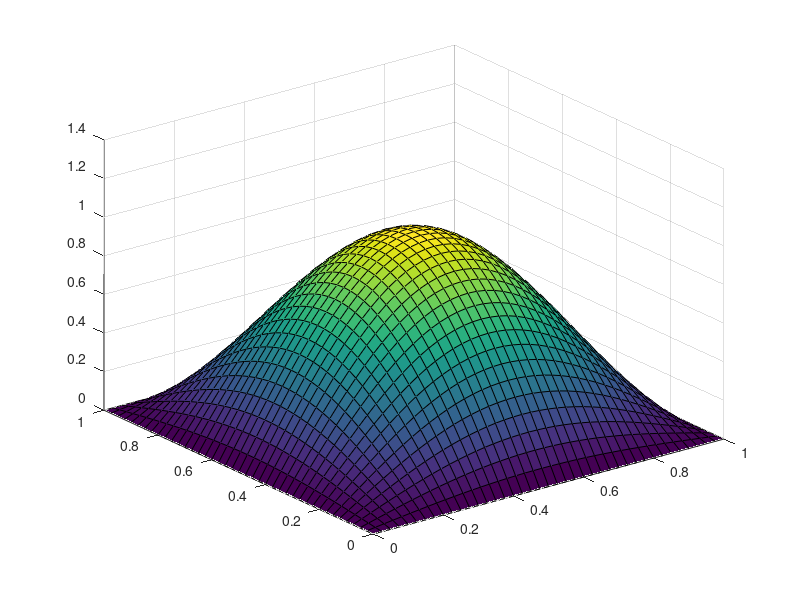

MATLAB code to generate this figure:
x = 0:1/40:1;
y = 0:1/40:1;
[X, Y] = meshgrid(x, y);
u = [0 , 0 , 0 , 0 , 0 , 0 , 0 , 0 , 0 , 0 , 0 , 0 , 0 , 0 , 0 , 0 , 0 , 0 , 0 , 0 , 0 , 0 , 0 , 0 , 0 , 0 , 0 , 0 , 0 , 0 , 0 , 0 , 0 , 0 , 0 , 0 , 0 , 0 , 0 , 0 , 0 , ;
0 , 0.0061585 , 0.0122765 , 0.018319 , 0.0242481 , 0.0300279 , 0.0356224 , 0.0409974 , 0.0461196 , 0.0509574 , 0.0554811 , 0.0596627 , 0.0634765 , 0.0668988 , 0.0699089 , 0.0724877 , 0.0746199 , 0.0762917 , 0.0774935 , 0.0782172 , 0.0784589 , 0.0782166 , 0.0774925 , 0.0762902 , 0.0746179 , 0.0724852 , 0.069906 , 0.0668953 , 0.0634728 , 0.0596583 , 0.0554766 , 0.0509523 , 0.0461145 , 0.0409917 , 0.0356168 , 0.0300218 , 0.0242422 , 0.0183127 , 0.0122708 , 0.00615311 , 9.60847e-18 , ;
0 , 0.0122765 , 0.0244675 , 0.0365207 , 0.0483372 , 0.0598666 , 0.0710164 , 0.0817384 , 0.091947 , 0.101597 , 0.110614 , 0.118955 , 0.126556 , 0.133383 , 0.139383 , 0.144527 , 0.148778 , 0.152112 , 0.154509 , 0.155952 , 0.156435 , 0.155952 , 0.15451 , 0.152111 , 0.14878 , 0.144526 , 0.139387 , 0.133381 , 0.126561 , 0.118952 , 0.110619 , 0.101594 , 0.0919538 , 0.0817349 , 0.0710239 , 0.0598629 , 0.0483452 , 0.0365169 , 0.0244762 , 0.0122708 , 1.91577e-17 , ;
0 , 0.018319 , 0.0365207 , 0.0544996 , 0.0721403 , 0.0893383 , 0.105984 , 0.121977 , 0.137217 , 0.151612 , 0.165072 , 0.177515 , 0.188862 , 0.199046 , 0.208002 , 0.215676 , 0.22202 , 0.226995 , 0.230571 , 0.232725 , 0.233445 , 0.232724 , 0.23057 , 0.226994 , 0.222019 , 0.215673 , 0.208 , 0.199042 , 0.18886 , 0.17751 , 0.165069 , 0.151608 , 0.137214 , 0.121972 , 0.10598 , 0.0893323 , 0.0721366 , 0.0544934 , 0.0365169 , 0.0183127 , 2.85888e-17 , ;
0 , 0.0242481 , 0.0483372 , 0.0721403 , 0.0954882 , 0.118257 , 0.140288 , 0.161462 , 0.181633 , 0.200692 , 0.218506 , 0.234979 , 0.249999 , 0.263481 , 0.275336 , 0.285495 , 0.293893 , 0.300479 , 0.305214 , 0.308064 , 0.309019 , 0.308064 , 0.305215 , 0.300478 , 0.293896 , 0.285493 , 0.27534 , 0.263479 , 0.250004 , 0.234977 , 0.218512 , 0.200689 , 0.18164 , 0.161459 , 0.140295 , 0.118254 , 0.0954959 , 0.0721366 , 0.0483452 , 0.0242422 , 3.78437e-17 , ;
0 , 0.0300279 , 0.0598666 , 0.0893383 , 0.118257 , 0.146449 , 0.173736 , 0.199953 , 0.224937 , 0.248534 , 0.270599 , 0.290996 , 0.309598 , 0.326292 , 0.340974 , 0.353553 , 0.363953 , 0.372109 , 0.377972 , 0.381502 , 0.382683 , 0.381502 , 0.377971 , 0.372108 , 0.363952 , 0.353551 , 0.340972 , 0.326288 , 0.309596 , 0.290992 , 0.270596 , 0.24853 , 0.224934 , 0.199948 , 0.173733 , 0.146443 , 0.118254 , 0.0893323 , 0.0598629 , 0.0300218 , 4.68652e-17 , ;
0 , 0.0356224 , 0.0710164 , 0.105984 , 0.140288 , 0.173736 , 0.206105 , 0.23721 , 0.266847 , 0.294844 , 0.321019 , 0.345218 , 0.367286 , 0.387091 , 0.404509 , 0.419432 , 0.431772 , 0.441446 , 0.448403 , 0.45259 , 0.453993 , 0.45259 , 0.448404 , 0.441445 , 0.431774 , 0.419431 , 0.404513 , 0.387089 , 0.36729 , 0.345215 , 0.321024 , 0.294841 , 0.266854 , 0.237207 , 0.206112 , 0.173733 , 0.140295 , 0.10598 , 0.0710239 , 0.0356168 , 5.55978e-17 , ;
0 , 0.0409974 , 0.0817384 , 0.121977 , 0.161462 , 0.199953 , 0.23721 , 0.273006 , 0.307118 , 0.339336 , 0.369463 , 0.397311 , 0.42271 , 0.445503 , 0.46555 , 0.482725 , 0.496925 , 0.50806 , 0.516065 , 0.520886 , 0.522498 , 0.520885 , 0.516064 , 0.508059 , 0.496924 , 0.482723 , 0.465548 , 0.4455 , 0.422708 , 0.397307 , 0.36946 , 0.339332 , 0.307115 , 0.273001 , 0.237207 , 0.199948 , 0.161459 , 0.121972 , 0.0817349 , 0.0409917 , 6.39876e-17 , ;
0 , 0.0461196 , 0.091947 , 0.137217 , 0.181633 , 0.224937 , 0.266847 , 0.307118 , 0.345491 , 0.381737 , 0.415627 , 0.446956 , 0.475529 , 0.501169 , 0.523722 , 0.543042 , 0.559019 , 0.571544 , 0.580552 , 0.585972 , 0.587789 , 0.585972 , 0.580553 , 0.571543 , 0.559021 , 0.543041 , 0.523725 , 0.501167 , 0.475533 , 0.446953 , 0.415632 , 0.381734 , 0.345496 , 0.307115 , 0.266854 , 0.224934 , 0.18164 , 0.137214 , 0.0919538 , 0.0461145 , 7.19829e-17 , ;
0 , 0.0509574 , 0.101597 , 0.151612 , 0.200692 , 0.248534 , 0.294844 , 0.339336 , 0.381737 , 0.421783 , 0.459229 , 0.493844 , 0.525414 , 0.553744 , 0.578662 , 0.60001 , 0.617661 , 0.631502 , 0.641451 , 0.647443 , 0.649447 , 0.647443 , 0.641451 , 0.6315 , 0.61766 , 0.600008 , 0.578661 , 0.553742 , 0.525413 , 0.49384 , 0.459227 , 0.421779 , 0.381734 , 0.339332 , 0.294841 , 0.24853 , 0.200689 , 0.151608 , 0.101594 , 0.0509523 , 7.95344e-17 , ;
0 , 0.0554811 , 0.110614 , 0.165072 , 0.218506 , 0.270599 , 0.321019 , 0.369463 , 0.415627 , 0.459229 , 0.500001 , 0.537688 , 0.572063 , 0.602907 , 0.630039 , 0.653281 , 0.672502 , 0.687568 , 0.698405 , 0.704926 , 0.707111 , 0.704925 , 0.698406 , 0.687568 , 0.672503 , 0.65328 , 0.630042 , 0.602906 , 0.572067 , 0.537686 , 0.500005 , 0.459227 , 0.415632 , 0.36946 , 0.321024 , 0.270596 , 0.218512 , 0.165069 , 0.110619 , 0.0554766 , 8.65956e-17 , ;
0 , 0.0596627 , 0.118955 , 0.177515 , 0.234979 , 0.290996 , 0.345218 , 0.397311 , 0.446956 , 0.493844 , 0.537688 , 0.578216 , 0.615181 , 0.648351 , 0.677526 , 0.702521 , 0.723188 , 0.739393 , 0.751043 , 0.758059 , 0.760404 , 0.758059 , 0.751042 , 0.739392 , 0.723187 , 0.70252 , 0.677525 , 0.648349 , 0.615179 , 0.578213 , 0.537686 , 0.49384 , 0.446953 , 0.397307 , 0.345215 , 0.290992 , 0.234977 , 0.17751 , 0.118952 , 0.0596583 , 9.31229e-17 , ;
0 , 0.0634765 , 0.126556 , 0.188862 , 0.249999 , 0.309598 , 0.367286 , 0.42271 , 0.475529 , 0.525414 , 0.572063 , 0.615181 , 0.654511 , 0.6898 , 0.720843 , 0.747433 , 0.769425 , 0.786662 , 0.799061 , 0.806522 , 0.809022 , 0.806521 , 0.799062 , 0.786662 , 0.769426 , 0.747432 , 0.720845 , 0.689798 , 0.654514 , 0.615179 , 0.572067 , 0.525413 , 0.475533 , 0.422708 , 0.36729 , 0.309596 , 0.250004 , 0.18886 , 0.126561 , 0.0634728 , 9.9076e-17 , ;
0 , 0.0668988 , 0.133383 , 0.199046 , 0.263481 , 0.326292 , 0.387091 , 0.445503 , 0.501169 , 0.553744 , 0.602907 , 0.648351 , 0.6898 , 0.726993 , 0.759707 , 0.787734 , 0.810908 , 0.829079 , 0.842141 , 0.850008 , 0.852638 , 0.850008 , 0.842141 , 0.829078 , 0.810907 , 0.787733 , 0.759706 , 0.726991 , 0.689798 , 0.648349 , 0.602906 , 0.553742 , 0.501167 , 0.4455 , 0.387089 , 0.326288 , 0.263479 , 0.199042 , 0.133381 , 0.0668953 , 1.04418e-16 , ;
0 , 0.0699089 , 0.139383 , 0.208002 , 0.275336 , 0.340974 , 0.404509 , 0.46555 , 0.523722 , 0.578662 , 0.630039 , 0.677526 , 0.720843 , 0.759707 , 0.793896 , 0.823181 , 0.847402 , 0.866386 , 0.880042 , 0.888258 , 0.891012 , 0.888258 , 0.880042 , 0.866386 , 0.847403 , 0.823181 , 0.793898 , 0.759706 , 0.720845 , 0.677525 , 0.630042 , 0.578661 , 0.523725 , 0.465548 , 0.404513 , 0.340972 , 0.27534 , 0.208 , 0.139387 , 0.069906 , 1.09117e-16 , ;
0 , 0.0724877 , 0.144527 , 0.215676 , 0.285495 , 0.353553 , 0.419432 , 0.482725 , 0.543042 , 0.60001 , 0.653281 , 0.702521 , 0.747433 , 0.787734 , 0.823181 , 0.85355 , 0.87866 , 0.898349 , 0.912503 , 0.921028 , 0.923878 , 0.921028 , 0.912503 , 0.898349 , 0.87866 , 0.853549 , 0.823181 , 0.787733 , 0.747432 , 0.70252 , 0.65328 , 0.600008 , 0.543041 , 0.482723 , 0.419431 , 0.353551 , 0.285493 , 0.215673 , 0.144526 , 0.0724852 , 1.13143e-16 , ;
0 , 0.0746199 , 0.148778 , 0.22202 , 0.293893 , 0.363953 , 0.431772 , 0.496925 , 0.559019 , 0.617661 , 0.672502 , 0.723188 , 0.769425 , 0.810908 , 0.847402 , 0.87866 , 0.904513 , 0.924777 , 0.939353 , 0.948123 , 0.951062 , 0.948123 , 0.939353 , 0.924777 , 0.904514 , 0.87866 , 0.847403 , 0.810907 , 0.769426 , 0.723187 , 0.672503 , 0.61766 , 0.559021 , 0.496924 , 0.431774 , 0.363952 , 0.293896 , 0.222019 , 0.14878 , 0.0746179 , 1.16471e-16 , ;
0 , 0.0762917 , 0.152112 , 0.226995 , 0.300479 , 0.372109 , 0.441446 , 0.50806 , 0.571544 , 0.631502 , 0.687568 , 0.739393 , 0.786662 , 0.829079 , 0.866386 , 0.898349 , 0.924777 , 0.945499 , 0.960397 , 0.969368 , 0.972368 , 0.969368 , 0.960396 , 0.945499 , 0.924777 , 0.898349 , 0.866386 , 0.829078 , 0.786662 , 0.739392 , 0.687568 , 0.6315 , 0.571543 , 0.508059 , 0.441445 , 0.372108 , 0.300478 , 0.226994 , 0.152111 , 0.0762902 , 1.19081e-16 , ;
0 , 0.0774935 , 0.154509 , 0.230571 , 0.305214 , 0.377972 , 0.448403 , 0.516065 , 0.580552 , 0.641451 , 0.698405 , 0.751043 , 0.799061 , 0.842141 , 0.880042 , 0.912503 , 0.939353 , 0.960397 , 0.975534 , 0.984642 , 0.987694 , 0.984642 , 0.975534 , 0.960396 , 0.939353 , 0.912503 , 0.880042 , 0.842141 , 0.799062 , 0.751042 , 0.698406 , 0.641451 , 0.580553 , 0.516064 , 0.448404 , 0.377971 , 0.305215 , 0.23057 , 0.15451 , 0.0774925 , 1.20957e-16 , ;
0 , 0.0782172 , 0.155952 , 0.232725 , 0.308064 , 0.381502 , 0.45259 , 0.520886 , 0.585972 , 0.647443 , 0.704926 , 0.758059 , 0.806522 , 0.850008 , 0.888258 , 0.921028 , 0.948123 , 0.969368 , 0.984642 , 0.99384 , 0.996915 , 0.99384 , 0.984642 , 0.969368 , 0.948123 , 0.921028 , 0.888258 , 0.850008 , 0.806521 , 0.758059 , 0.704925 , 0.647443 , 0.585972 , 0.520885 , 0.45259 , 0.381502 , 0.308064 , 0.232724 , 0.155952 , 0.0782166 , 1.22087e-16 , ;
0 , 0.0784589 , 0.156435 , 0.233445 , 0.309019 , 0.382683 , 0.453993 , 0.522498 , 0.587789 , 0.649447 , 0.707111 , 0.760404 , 0.809022 , 0.852638 , 0.891012 , 0.923878 , 0.951062 , 0.972368 , 0.987694 , 0.996915 , 1.00001 , 0.996915 , 0.987694 , 0.972368 , 0.951062 , 0.923878 , 0.891012 , 0.852638 , 0.809022 , 0.760404 , 0.707111 , 0.649447 , 0.587789 , 0.522498 , 0.453993 , 0.382683 , 0.309019 , 0.233445 , 0.156435 , 0.0784589 , 1.22465e-16 , ;
0 , 0.0782166 , 0.155952 , 0.232724 , 0.308064 , 0.381502 , 0.45259 , 0.520885 , 0.585972 , 0.647443 , 0.704925 , 0.758059 , 0.806521 , 0.850008 , 0.888258 , 0.921028 , 0.948123 , 0.969368 , 0.984642 , 0.99384 , 0.996915 , 0.99384 , 0.984642 , 0.969368 , 0.948123 , 0.921028 , 0.888258 , 0.850008 , 0.806522 , 0.758059 , 0.704926 , 0.647443 , 0.585972 , 0.520886 , 0.45259 , 0.381502 , 0.308064 , 0.232725 , 0.155952 , 0.0782172 , 1.22087e-16 , ;
0 , 0.0774925 , 0.15451 , 0.23057 , 0.305215 , 0.377971 , 0.448404 , 0.516064 , 0.580553 , 0.641451 , 0.698406 , 0.751042 , 0.799062 , 0.842141 , 0.880042 , 0.912503 , 0.939353 , 0.960396 , 0.975534 , 0.984642 , 0.987694 , 0.984642 , 0.975534 , 0.960397 , 0.939353 , 0.912503 , 0.880042 , 0.842141 , 0.799061 , 0.751043 , 0.698405 , 0.641451 , 0.580552 , 0.516065 , 0.448403 , 0.377972 , 0.305214 , 0.230571 , 0.154509 , 0.0774935 , 1.20957e-16 , ;
0 , 0.0762902 , 0.152111 , 0.226994 , 0.300478 , 0.372108 , 0.441445 , 0.508059 , 0.571543 , 0.6315 , 0.687568 , 0.739392 , 0.786662 , 0.829078 , 0.866386 , 0.898349 , 0.924777 , 0.945499 , 0.960396 , 0.969368 , 0.972368 , 0.969368 , 0.960397 , 0.945499 , 0.924777 , 0.898349 , 0.866386 , 0.829079 , 0.786662 , 0.739393 , 0.687568 , 0.631502 , 0.571544 , 0.50806 , 0.441446 , 0.372109 , 0.300479 , 0.226995 , 0.152112 , 0.0762917 , 1.19081e-16 , ;
0 , 0.0746179 , 0.14878 , 0.222019 , 0.293896 , 0.363952 , 0.431774 , 0.496924 , 0.559021 , 0.61766 , 0.672503 , 0.723187 , 0.769426 , 0.810907 , 0.847403 , 0.87866 , 0.904514 , 0.924777 , 0.939353 , 0.948123 , 0.951062 , 0.948123 , 0.939353 , 0.924777 , 0.904513 , 0.87866 , 0.847402 , 0.810908 , 0.769425 , 0.723188 , 0.672502 , 0.617661 , 0.559019 , 0.496925 , 0.431772 , 0.363953 , 0.293893 , 0.22202 , 0.148778 , 0.0746199 , 1.16471e-16 , ;
0 , 0.0724852 , 0.144526 , 0.215673 , 0.285493 , 0.353551 , 0.419431 , 0.482723 , 0.543041 , 0.600008 , 0.65328 , 0.70252 , 0.747432 , 0.787733 , 0.823181 , 0.853549 , 0.87866 , 0.898349 , 0.912503 , 0.921028 , 0.923878 , 0.921028 , 0.912503 , 0.898349 , 0.87866 , 0.85355 , 0.823181 , 0.787734 , 0.747433 , 0.702521 , 0.653281 , 0.60001 , 0.543042 , 0.482725 , 0.419432 , 0.353553 , 0.285495 , 0.215676 , 0.144527 , 0.0724877 , 1.13143e-16 , ;
0 , 0.069906 , 0.139387 , 0.208 , 0.27534 , 0.340972 , 0.404513 , 0.465548 , 0.523725 , 0.578661 , 0.630042 , 0.677525 , 0.720845 , 0.759706 , 0.793898 , 0.823181 , 0.847403 , 0.866386 , 0.880042 , 0.888258 , 0.891012 , 0.888258 , 0.880042 , 0.866386 , 0.847402 , 0.823181 , 0.793896 , 0.759707 , 0.720843 , 0.677526 , 0.630039 , 0.578662 , 0.523722 , 0.46555 , 0.404509 , 0.340974 , 0.275336 , 0.208002 , 0.139383 , 0.0699089 , 1.09117e-16 , ;
0 , 0.0668953 , 0.133381 , 0.199042 , 0.263479 , 0.326288 , 0.387089 , 0.4455 , 0.501167 , 0.553742 , 0.602906 , 0.648349 , 0.689798 , 0.726991 , 0.759706 , 0.787733 , 0.810907 , 0.829078 , 0.842141 , 0.850008 , 0.852638 , 0.850008 , 0.842141 , 0.829079 , 0.810908 , 0.787734 , 0.759707 , 0.726993 , 0.6898 , 0.648351 , 0.602907 , 0.553744 , 0.501169 , 0.445503 , 0.387091 , 0.326292 , 0.263481 , 0.199046 , 0.133383 , 0.0668988 , 1.04418e-16 , ;
0 , 0.0634728 , 0.126561 , 0.18886 , 0.250004 , 0.309596 , 0.36729 , 0.422708 , 0.475533 , 0.525413 , 0.572067 , 0.615179 , 0.654514 , 0.689798 , 0.720845 , 0.747432 , 0.769426 , 0.786662 , 0.799062 , 0.806521 , 0.809022 , 0.806522 , 0.799061 , 0.786662 , 0.769425 , 0.747433 , 0.720843 , 0.6898 , 0.654511 , 0.615181 , 0.572063 , 0.525414 , 0.475529 , 0.42271 , 0.367286 , 0.309598 , 0.249999 , 0.188862 , 0.126556 , 0.0634765 , 9.9076e-17 , ;
0 , 0.0596583 , 0.118952 , 0.17751 , 0.234977 , 0.290992 , 0.345215 , 0.397307 , 0.446953 , 0.49384 , 0.537686 , 0.578213 , 0.615179 , 0.648349 , 0.677525 , 0.70252 , 0.723187 , 0.739392 , 0.751042 , 0.758059 , 0.760404 , 0.758059 , 0.751043 , 0.739393 , 0.723188 , 0.702521 , 0.677526 , 0.648351 , 0.615181 , 0.578216 , 0.537688 , 0.493844 , 0.446956 , 0.397311 , 0.345218 , 0.290996 , 0.234979 , 0.177515 , 0.118955 , 0.0596627 , 9.31229e-17 , ;
0 , 0.0554766 , 0.110619 , 0.165069 , 0.218512 , 0.270596 , 0.321024 , 0.36946 , 0.415632 , 0.459227 , 0.500005 , 0.537686 , 0.572067 , 0.602906 , 0.630042 , 0.65328 , 0.672503 , 0.687568 , 0.698406 , 0.704925 , 0.707111 , 0.704926 , 0.698405 , 0.687568 , 0.672502 , 0.653281 , 0.630039 , 0.602907 , 0.572063 , 0.537688 , 0.500001 , 0.459229 , 0.415627 , 0.369463 , 0.321019 , 0.270599 , 0.218506 , 0.165072 , 0.110614 , 0.0554811 , 8.65956e-17 , ;
0 , 0.0509523 , 0.101594 , 0.151608 , 0.200689 , 0.24853 , 0.294841 , 0.339332 , 0.381734 , 0.421779 , 0.459227 , 0.49384 , 0.525413 , 0.553742 , 0.578661 , 0.600008 , 0.61766 , 0.6315 , 0.641451 , 0.647443 , 0.649447 , 0.647443 , 0.641451 , 0.631502 , 0.617661 , 0.60001 , 0.578662 , 0.553744 , 0.525414 , 0.493844 , 0.459229 , 0.421783 , 0.381737 , 0.339336 , 0.294844 , 0.248534 , 0.200692 , 0.151612 , 0.101597 , 0.0509574 , 7.95344e-17 , ;
0 , 0.0461145 , 0.0919538 , 0.137214 , 0.18164 , 0.224934 , 0.266854 , 0.307115 , 0.345496 , 0.381734 , 0.415632 , 0.446953 , 0.475533 , 0.501167 , 0.523725 , 0.543041 , 0.559021 , 0.571543 , 0.580553 , 0.585972 , 0.587789 , 0.585972 , 0.580552 , 0.571544 , 0.559019 , 0.543042 , 0.523722 , 0.501169 , 0.475529 , 0.446956 , 0.415627 , 0.381737 , 0.345491 , 0.307118 , 0.266847 , 0.224937 , 0.181633 , 0.137217 , 0.091947 , 0.0461196 , 7.19829e-17 , ;
0 , 0.0409917 , 0.0817349 , 0.121972 , 0.161459 , 0.199948 , 0.237207 , 0.273001 , 0.307115 , 0.339332 , 0.36946 , 0.397307 , 0.422708 , 0.4455 , 0.465548 , 0.482723 , 0.496924 , 0.508059 , 0.516064 , 0.520885 , 0.522498 , 0.520886 , 0.516065 , 0.50806 , 0.496925 , 0.482725 , 0.46555 , 0.445503 , 0.42271 , 0.397311 , 0.369463 , 0.339336 , 0.307118 , 0.273006 , 0.23721 , 0.199953 , 0.161462 , 0.121977 , 0.0817384 , 0.0409974 , 6.39876e-17 , ;
0 , 0.0356168 , 0.0710239 , 0.10598 , 0.140295 , 0.173733 , 0.206112 , 0.237207 , 0.266854 , 0.294841 , 0.321024 , 0.345215 , 0.36729 , 0.387089 , 0.404513 , 0.419431 , 0.431774 , 0.441445 , 0.448404 , 0.45259 , 0.453993 , 0.45259 , 0.448403 , 0.441446 , 0.431772 , 0.419432 , 0.404509 , 0.387091 , 0.367286 , 0.345218 , 0.321019 , 0.294844 , 0.266847 , 0.23721 , 0.206105 , 0.173736 , 0.140288 , 0.105984 , 0.0710164 , 0.0356224 , 5.55978e-17 , ;
0 , 0.0300218 , 0.0598629 , 0.0893323 , 0.118254 , 0.146443 , 0.173733 , 0.199948 , 0.224934 , 0.24853 , 0.270596 , 0.290992 , 0.309596 , 0.326288 , 0.340972 , 0.353551 , 0.363952 , 0.372108 , 0.377971 , 0.381502 , 0.382683 , 0.381502 , 0.377972 , 0.372109 , 0.363953 , 0.353553 , 0.340974 , 0.326292 , 0.309598 , 0.290996 , 0.270599 , 0.248534 , 0.224937 , 0.199953 , 0.173736 , 0.146449 , 0.118257 , 0.0893383 , 0.0598666 , 0.0300279 , 4.68652e-17 , ;
0 , 0.0242422 , 0.0483452 , 0.0721366 , 0.0954959 , 0.118254 , 0.140295 , 0.161459 , 0.18164 , 0.200689 , 0.218512 , 0.234977 , 0.250004 , 0.263479 , 0.27534 , 0.285493 , 0.293896 , 0.300478 , 0.305215 , 0.308064 , 0.309019 , 0.308064 , 0.305214 , 0.300479 , 0.293893 , 0.285495 , 0.275336 , 0.263481 , 0.249999 , 0.234979 , 0.218506 , 0.200692 , 0.181633 , 0.161462 , 0.140288 , 0.118257 , 0.0954882 , 0.0721403 , 0.0483372 , 0.0242481 , 3.78437e-17 , ;
0 , 0.0183127 , 0.0365169 , 0.0544934 , 0.0721366 , 0.0893323 , 0.10598 , 0.121972 , 0.137214 , 0.151608 , 0.165069 , 0.17751 , 0.18886 , 0.199042 , 0.208 , 0.215673 , 0.222019 , 0.226994 , 0.23057 , 0.232724 , 0.233445 , 0.232725 , 0.230571 , 0.226995 , 0.22202 , 0.215676 , 0.208002 , 0.199046 , 0.188862 , 0.177515 , 0.165072 , 0.151612 , 0.137217 , 0.121977 , 0.105984 , 0.0893383 , 0.0721403 , 0.0544996 , 0.0365207 , 0.018319 , 2.85888e-17 , ;
0 , 0.0122708 , 0.0244762 , 0.0365169 , 0.0483452 , 0.0598629 , 0.0710239 , 0.0817349 , 0.0919538 , 0.101594 , 0.110619 , 0.118952 , 0.126561 , 0.133381 , 0.139387 , 0.144526 , 0.14878 , 0.152111 , 0.15451 , 0.155952 , 0.156435 , 0.155952 , 0.154509 , 0.152112 , 0.148778 , 0.144527 , 0.139383 , 0.133383 , 0.126556 , 0.118955 , 0.110614 , 0.101597 , 0.091947 , 0.0817384 , 0.0710164 , 0.0598666 , 0.0483372 , 0.0365207 , 0.0244675 , 0.0122765 , 1.91577e-17 , ;
0 , 0.00615311 , 0.0122708 , 0.0183127 , 0.0242422 , 0.0300218 , 0.0356168 , 0.0409917 , 0.0461145 , 0.0509523 , 0.0554766 , 0.0596583 , 0.0634728 , 0.0668953 , 0.069906 , 0.0724852 , 0.0746179 , 0.0762902 , 0.0774925 , 0.0782166 , 0.0784589 , 0.0782172 , 0.0774935 , 0.0762917 , 0.0746199 , 0.0724877 , 0.0699089 , 0.0668988 , 0.0634765 , 0.0596627 , 0.0554811 , 0.0509574 , 0.0461196 , 0.0409974 , 0.0356224 , 0.0300279 , 0.0242481 , 0.018319 , 0.0122765 , 0.0061585 , 9.60847e-18 , ;
0 , 9.60847e-18 , 1.91577e-17 , 2.85888e-17 , 3.78437e-17 , 4.68652e-17 , 5.55978e-17 , 6.39876e-17 , 7.19829e-17 , 7.95344e-17 , 8.65956e-17 , 9.31229e-17 , 9.9076e-17 , 1.04418e-16 , 1.09117e-16 , 1.13143e-16 , 1.16471e-16 , 1.19081e-16 , 1.20957e-16 , 1.22087e-16 , 1.22465e-16 , 1.22087e-16 , 1.20957e-16 , 1.19081e-16 , 1.16471e-16 , 1.13143e-16 , 1.09117e-16 , 1.04418e-16 , 9.9076e-17 , 9.31229e-17 , 8.65956e-17 , 7.95344e-17 , 7.19829e-17 , 6.39876e-17 , 5.55978e-17 , 4.68652e-17 , 3.78437e-17 , 2.85888e-17 , 1.91577e-17 , 9.60847e-18 , 1.49976e-32 , ;
];
surf(X, Y, u);
